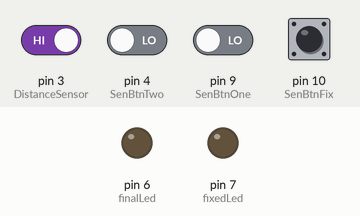
This sketch was run on a simulated Arduino Uno, built with avr-gcc and run on an emulated ATmega328P. On the bench: output pins drawn as LEDs (lit = HIGH). The test bench sets the inputs (shaded band); at power-on: pin 3 (DistanceSensor) HIGH, pin 4 (SenBtnTwo), pin 9 (SenBtnOne), pin 10 (SenBtnFix) LOW. What the sketch prints to the serial monitor is not drawn.

Above: at 1.2 s.
1.3 s: pin 10 (SenBtnFix) pulled HIGH for 0.15 s
At 2.6 s:
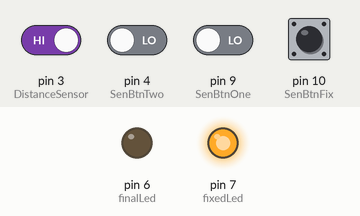
4.4 s: pin 3 (DistanceSensor) driven LOW
6.5 s: pin 10 (SenBtnFix) pulled HIGH for 1 s
At 10.0 s:
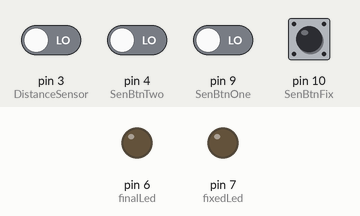
10.5 s: pin 4 (SenBtnTwo) driven HIGH and pin 9 (SenBtnOne) driven HIGH
At 11.5 s:
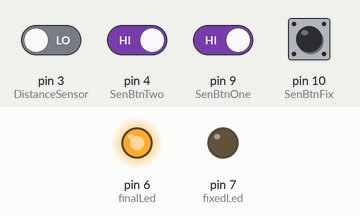
12.0 s: pin 10 (SenBtnFix) pulled HIGH for 0.15 s
At 12.6 s:
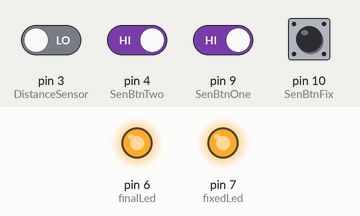
15.1 s: pin 3 (DistanceSensor) driven HIGH
At 16.1 s:
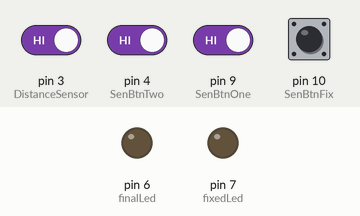
Timing chart, 0 to 17.6 s (numbered marks = the images above; inputs shaded):
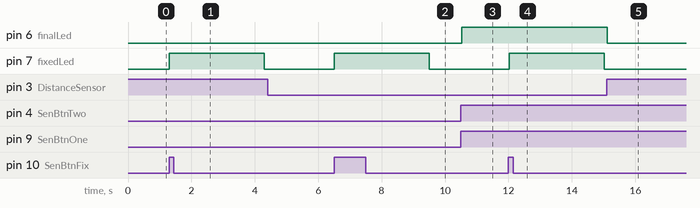

Measured:
- after the input at 1.3 s, pin 7 (fixedLed): LOW → HIGH at once, → LOW 3.0 s later
- after the input at 4.4 s, every drawn part: stays the same
- after the input at 6.5 s, pin 7 (fixedLed): LOW → HIGH at once, → LOW 3.0 s later
- after the input at 10.5 s, pin 6 (finalLed): LOW → HIGH at once
- after the input at 12.0 s, pin 7 (fixedLed): LOW → HIGH at once, → LOW 3.0 s later
- after the input at 15.1 s, pin 6 (finalLed): HIGH → LOW at once

The sketch:

mainSensorWithDatchikSoftV2.ino
```cpp
/*программа в которой фиксированая кнопка стала обычной*/

/*переменные кнопок и датчика*/
const int SenBtnFix = 10;
const int SenBtnOne = 9;
const int SenBtnTwo = 4;
const int DistanceSensor = 3;

/*переменные светодиодов*/
const int finalLed = 6;
const int fixedLed = 7;

/*переменные состояния кнопок*/
int buttonStateSenBtnFix = 0;
int buttonStateSenBtnOne = 0;
int buttonStateSenBtnTwo = 0;
int buttonStateDistanceSensor = 0;

int isFixDistancePressed = 0;
int isFixbtnPressed = 0;

void setup() {
  pinMode(SenBtnFix, INPUT);
  pinMode(SenBtnOne, INPUT);
  pinMode(SenBtnTwo, INPUT);
  pinMode(DistanceSensor, INPUT);

  pinMode(finalLed, OUTPUT);
  pinMode(fixedLed, OUTPUT);

  Serial.begin(9600);

}

void loop() {
  buttonStateSenBtnFix = digitalRead(SenBtnFix);
  buttonStateSenBtnOne = digitalRead(SenBtnOne);
  buttonStateSenBtnTwo = digitalRead(SenBtnTwo);
  buttonStateDistanceSensor = digitalRead(DistanceSensor);

  if(buttonStateSenBtnFix == HIGH){
    isFixbtnPressed = 1;
    digitalWrite(fixedLed, HIGH);
    delay(3000);
    digitalWrite(fixedLed, LOW);

  }

  if(isFixbtnPressed == 1 && buttonStateDistanceSensor == LOW){
    Serial.print(isFixbtnPressed);
    isFixDistancePressed = 1;
  }
  else{
    isFixDistancePressed = 0;
  }
  if(isFixDistancePressed == 1 && buttonStateSenBtnOne == HIGH && buttonStateSenBtnTwo == HIGH){
    Serial.print("...................");
    digitalWrite(finalLed, HIGH);
  }
  else{
    digitalWrite(finalLed, LOW);
    }

}
```
